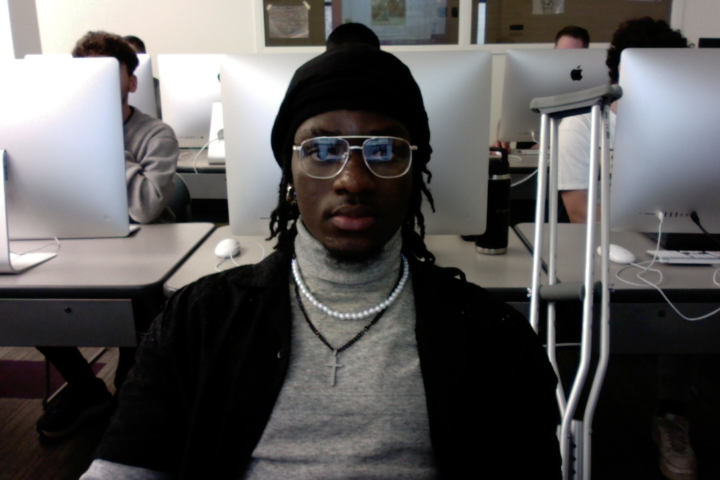
#> input picture MePhoto.jpg, 1440 x 960 px, given in place of the camera (shown at 1/2 size)
$ python object_oriented.py
#> lines starting #> are read from the running program, lines starting #| are printed output that depends on the picture; after the words box and inside, x2 and y2 are one past the last pixel; in counts of white or black regions, pixels touching at a corner belong together
'''object oriented'''
'''this will be the an object oriented version
of the virtual game'''
import cv2
import numpy as np

class facefinder:
	'''this is going to use haar cascade as filter to detect the largest face'''

	def __init__(self):
		print("face finder initialized")
		self.face_cascade=cv2.CascadeClassifier('haarcascade_frontalface_default.xml')


	def find_face(self, frame):
		'''returns face center(x,y), also draws a rect on face'''
		gray = cv2.cvtColor(frame, cv2.COLOR_BGR2GRAY)
		faces = self.face_cascade.detectMultiScale(gray, minNeighbors = 9)

		if faces is None:
			return None

		bx = by = bw = bh = 0

		for (x, y, w, h) in faces:
		 	if w > bw :
		 	 bx, by, bw, bh = x, y, w, h

		cv2.rectangle(gray, (bx, by), (bx+bw, by+bh), (0, 255, 255), 3)
		return(bx+bw/2),(by+bh/2)

##class responsible for rendering
class Stage:
    # Initialize the display and camera parameters
    def __init__(self):
        self.disp_h = 0
        self.disp_w = 0
        self.cam_h = 720
        self.cam_w = 1280
        self.save_x = 960  # To smooth horizontal movement
        self.save_y = 540  # To smooth vertical movement

    # A function to draw target circles
    def draw_target_xy(self, img, pos, size):
        cv2.circle(img, pos, size, (0, 0, 255), -1)
        cv2.circle(img, pos, int(size * 0.8), (255, 255, 255), -1)
        cv2.circle(img, pos, int(size * 0.6), (0, 0, 255), -1)
        cv2.circle(img, pos, int(size * 0.4), (255, 255, 255), -1)
        cv2.circle(img, pos, int(size * 0.2), (0, 0, 255), -1)

    # Update method to handle rendering based on face position
    def update(self, facexy):
        x, y = facexy
        e = 0.9  # Smoothing factor

        # Smooth the x and y positions
        x = e * x + (1 - e) * self.save_x
        y = e * y + (1 - e) * self.save_y

        # Save the smoothed positions
        self.save_x = x
        self.save_y = y

        # Create a blank image
        img = np.zeros([1080, 1920, 3], dtype=np.uint8)

        decay = 0.3
        sx = sy = 0
        dx = int((x - self.cam_w / 2) * 2)
        dy = int((y - self.cam_h / 2) * 2)  # Vertical offset based on smoothed y

        for i in range(1, 7):
            # Adjust the shrinking rectangle dimensions with decay
            sx = sx + int((960 - sx) * decay)
            sy = sy + int((540 - sy) * decay)
            dx = int(dx * decay)
            dy = int(dy * decay)

            # Draw shrinking rectangles
            cv2.rectangle(img, (sx + dx, sy + dy), (1920 - sx + dx, 1080 - sy + dy), (255, 255, 255), 1)

        # Draw targets and lines based on the smoothed x and y
        ball0x = 600 + int((x - self.cam_w / 2) * 0.6)
        ball0y = 540 + int((y - self.cam_h / 2) * 0.6)
        cv2.line(img, (960 + int((600 - 960) * 0.3**2), 540), (ball0x, ball0y), (255, 0, 0), 3)
        self.draw_target_xy(img, (ball0x, ball0y), 35)

        ball1x = 1000 + int((x - self.cam_w / 2) * 0.2)
        ball1y = 440 + int((y - self.cam_h / 2) * 0.2)
        cv2.line(img, (960 + int((1200 - 960) * 0.3**2), 540 - int((540 - 340) * 0.3**2)), (ball1x, ball1y), (255, 0, 0), 3)
        self.draw_target_xy(img, (ball1x, ball1y), 25)

        ball2x = 1100 + int((x - self.cam_w / 2) * 0.9)
        ball2y = 650 + int((y - self.cam_h / 2) * 0.9)
        cv2.line(img, (960 + int((1100 - 960) * 0.3**2), 540 - int((540 - 650) * 0.3**2)), (ball2x, ball2y), (255, 0, 0), 3)
        self.draw_target_xy(img, (ball2x, ball2y), 50)

        # Show the image in a window
        cv2.imshow("Parcia's Game: q to EXIT", img)

'''----------------------------------------------------------------------------------------------------------------------'''
##main code
ff = facefinder()
stage = Stage()
img = np.zeros([1080,1920,3])
#cv2.imshow("parcia's Game", img)
#get accesse to the web cap
cap = cv2.VideoCapture(cv2.CAP_ANY)
if not cap.isOpened():
	print("couldn't open web cam")
	exit()

moved = False

while True:
	#reads the frame
	ret, frame = cap.read()
#> frame is the input picture: shape (960, 1440, 3); mean B, G, R 87.2, 87.5, 89.3
	#if frame is read correctly ret is true
	if not ret:
		print("error reading frame. Exiting.....")

	facexy = ff.find_face(frame)
#> in find_face, `faces = self.face_cascade.detectMultiScale(gray, minNeighbors = 9)`: faces = ()
#> after the loop in find_face, `for (x, y, w, h) in faces:`: bh = 0
#> in find_face, `cv2.rectangle(gray, (bx, by), (bx+bw, by+bh), (0, 255, 255), 3)`: gray: shape (960, 1440); min 0, max 255, mean 88
#> facexy = (0, 0)
	frame_small = cv2.resize(frame, (frame.shape[1]//4, frame.shape[0]//4), interpolation = cv2.INTER_LINEAR)
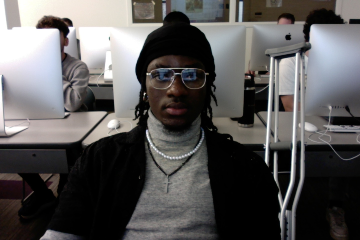
#> frame_small: shape (240, 360, 3); mean B, G, R 87.3, 87.6, 89.4
	cv2.imshow('q to quit', frame_small)

	if not moved:
		cv2.moveWindow('q to quit', 1080,0)
		moved = True
	if facexy is not None:
		img = stage.update(facexy)
#> in update, `x, y = facexy`: x = 0
#> in update, `x = e * x + (1 - e) * self.save_x`: x = 96
#> in update, `y = e * y + (1 - e) * self.save_y`: y = 54
#> in update, `self.save_x = x`: self.save_x = 96
#> in update, `self.save_y = y`: self.save_y = 54
#> in update, `dx = int((x - self.cam_w / 2) * 2)`: dx = -1088
#> in update, `dy = int((y - self.cam_h / 2) * 2)`: dy = -612
#> the loop in update, `for i in range(1, 7):` made 6 passes
#> (dx, dy) on passes 1 to 6: (-326, -183), (-97, -54), (-29, -16), (-8, -4), (-2, -1), (0, 0)
#> after the loop in update, `for i in range(1, 7):`:
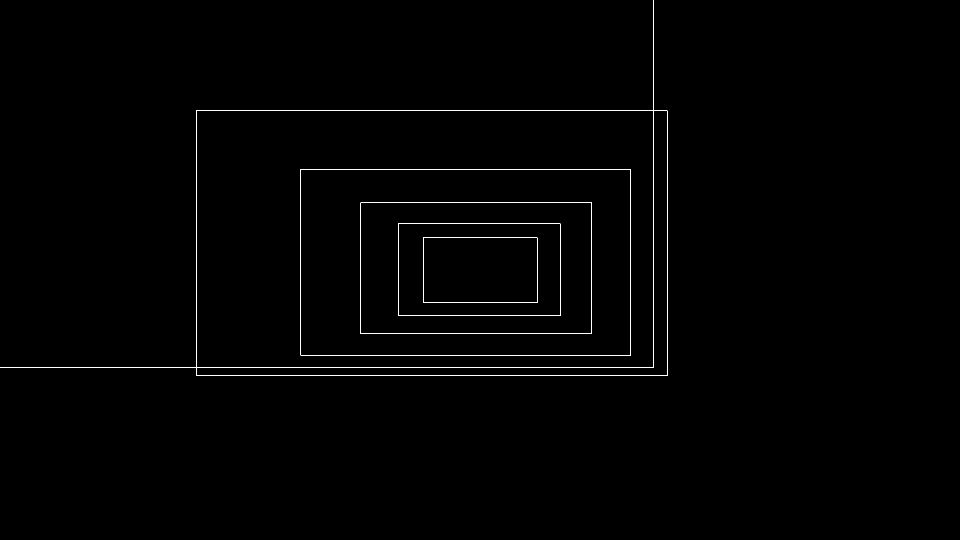
#> img: shape (1080, 1920, 3) (shown at 1/2 size); 0.49% white in thin lines or dots, all inside (x1, y1, x2, y2) = (0, 0, 1335, 752)
#> after the loop in update, `for i in range(1, 7):`: sx = 846; sy = 475
#> in update, `ball0x = 600 + int((x - self.cam_w / 2) * 0.6)`: ball0x = 274
#> in update, `ball0y = 540 + int((y - self.cam_h / 2) * 0.6)`: ball0y = 357
#> in draw_target_xy, `cv2.circle(img, pos, int(size * 0.4), (255, 255, 255), -1)`: img: shape (1080, 1920, 3); mean of channels 0, 1, 2 1.9, 1.5, 1.7
#> in draw_target_xy, `cv2.circle(img, pos, int(size * 0.2), (0, 0, 255), -1)`: img: shape (1080, 1920, 3); mean of channels 0, 1, 2 1.9, 1.4, 1.7
#> in update, `ball1x = 1000 + int((x - self.cam_w / 2) * 0.2)`: ball1x = 892
#> in update, `ball1y = 440 + int((y - self.cam_h / 2) * 0.2)`: ball1y = 379
#> in update, `cv2.line(img, (960 + int((1200 - 960) * 0.3**2), 540 - int((540 - 340)..`: img: shape (1080, 1920, 3); mean of channels 0, 1, 2 2, 1.4, 1.7
#> in draw_target_xy (call 2), `cv2.circle(img, pos, int(size * 0.6), (0, 0, 255), -1)`: img: shape (1080, 1920, 3); mean of channels 0, 1, 2 2, 1.5, 2
#> in draw_target_xy (call 2), `cv2.circle(img, pos, int(size * 0.4), (255, 255, 255), -1)`: img: shape (1080, 1920, 3); mean of channels 0, 1, 2 2, 1.5, 2
#> in draw_target_xy (call 2), `cv2.circle(img, pos, int(size * 0.2), (0, 0, 255), -1)`: img: shape (1080, 1920, 3); mean of channels 0, 1, 2 2, 1.5, 2
#> in update, `ball2x = 1100 + int((x - self.cam_w / 2) * 0.9)`: ball2x = 611
#> in update, `ball2y = 650 + int((y - self.cam_h / 2) * 0.9)`: ball2y = 375
#> call 3 of draw_target_xy, with pos = (611, 375), size = 50
#> in draw_target_xy (call 3), `cv2.circle(img, pos, int(size * 0.4), (255, 255, 255), -1)`:
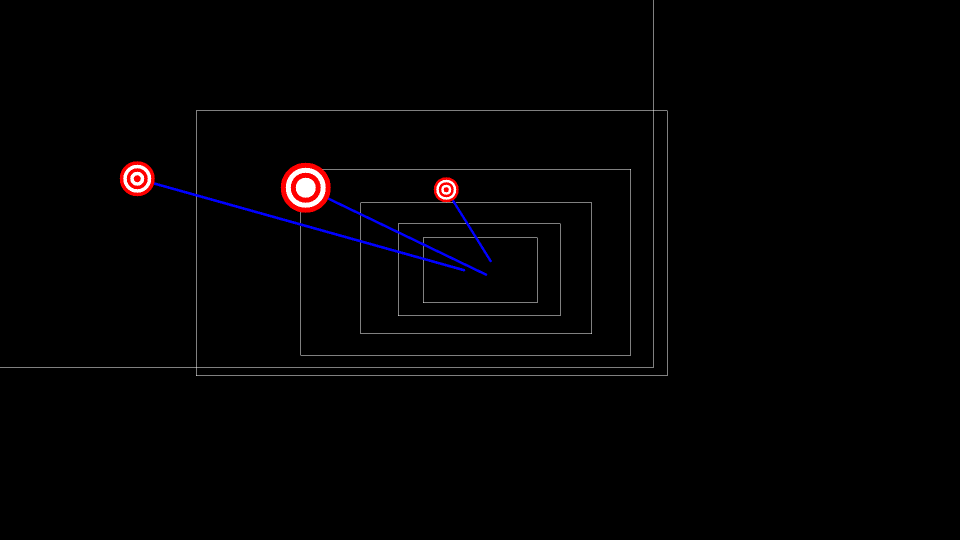
#> img: shape (1080, 1920, 3) (shown at 1/2 size); mean of channels 0, 1, 2 2.7, 1.9, 2.9; drawn as B, G, R
#> in draw_target_xy (call 3), `cv2.circle(img, pos, int(size * 0.2), (0, 0, 255), -1)`: img: shape (1080, 1920, 3); 0.02% of pixels changed, all inside (x1, y1, x2, y2) = (601, 365, 622, 386)

	#stops the game if q is pressed
	if cv2.waitKey(30) == ord('q'):
#> (key q is pressed here)
		break

#Release the video capture object
cap.release()
cv2.destroyAllWindows
